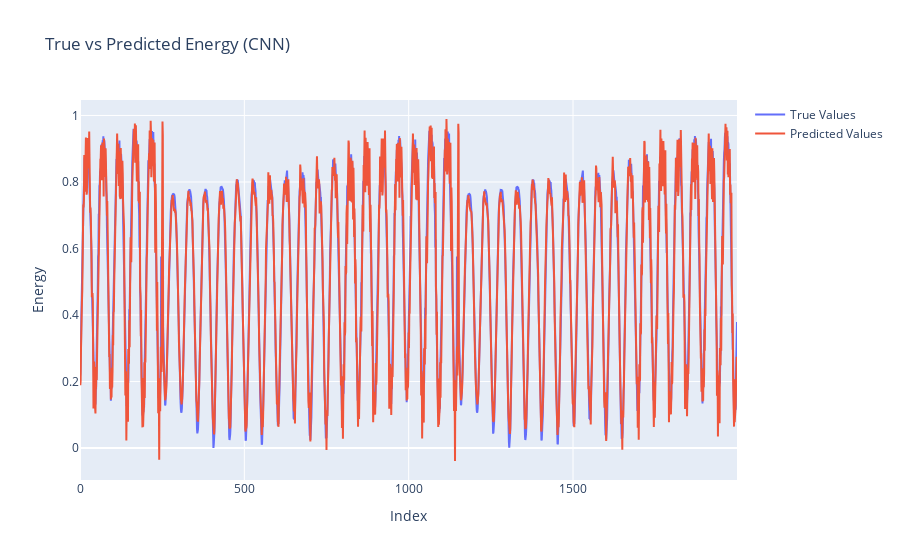

Notebook source saved alongside this figure:
### Code cell
predictions = multi_conv_model.predict(X_test)
print(predictions.shape,X_test.shape,y_test.shape)
# Invert scaling for predictions and actual values
y_test_inverted = scaler.inverse_transform(y_test.reshape(-1, 1))
predictions_inverted = scaler.inverse_transform(predictions.reshape(-1, 1))
print(predictions_inverted.shape,y_test_inverted.shape)

fig1 = go.Figure()
fig1.add_trace(go.Scatter(y=y_test[0:,3], mode='lines', name='True Values'))
fig1.add_trace(go.Scatter(y=predictions[0:,3,0], mode='lines', name='Predicted Values'))
fig1.update_layout(title='True vs Predicted Energy (CNN)', xaxis_title='Index', yaxis_title='Energy')
fig1.write_html(file="test_cnn.html", auto_open=False)
fig1.show()

### Figure 1 — Plotly figure (JSON) as saved in the notebook; plotly's stock layout.template omitted (floating-point values rounded to 4 significant figures; data arrays with more than 128 entries replaced by an {"elided": "..."} marker saying what was removed)
{"data": [{"mode": "lines", "name": "True Values", "type": "scatter", "y": {"elided": "2000 float values"}}, {"mode": "lines", "name": "Predicted Values", "type": "scatter", "y": {"elided": "2000 float values"}}], "layout": {"title": {"text": "True vs Predicted Energy (CNN)"}, "xaxis": {"title": {"text": "Index"}}, "yaxis": {"title": {"text": "Energy"}}}}
